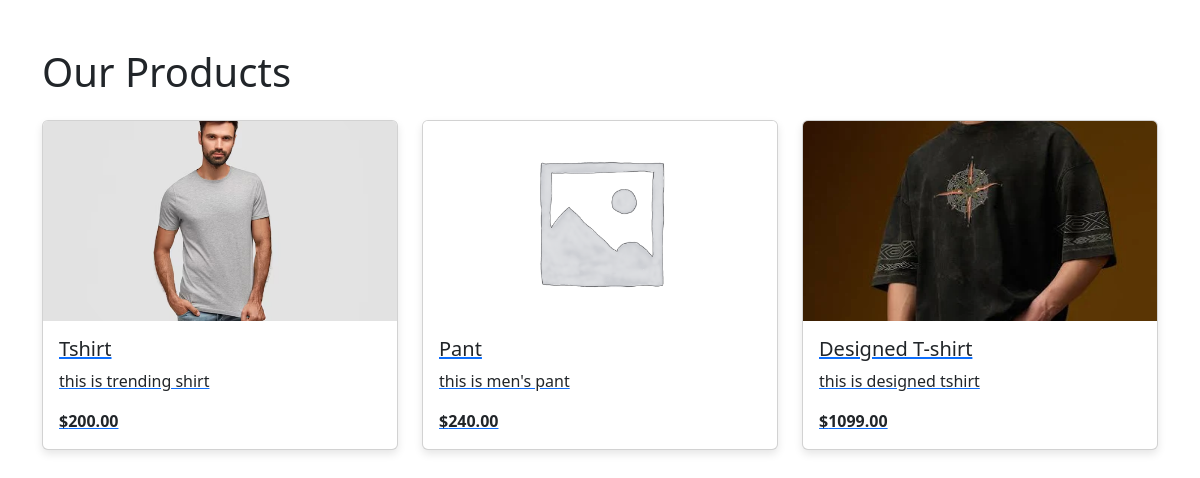
The app's page /shop/ with its own data.
### shop/models.py (models this page shows, shortened)
class Product(models.Model):
    name = models.CharField(max_length=100)
    description = models.TextField(blank=True)
    quantity = models.IntegerField(default='0')
    price = models.DecimalField(max_digits=10, decimal_places=2)
    thumbnail = models.ImageField(upload_to="images", null=True, width_field="image_width",
                              height_field="image_height")
    image_width = models.PositiveIntegerField(null=True, blank=True, editable=False)
    image_height = models.PositiveIntegerField(null=True, blank=True, editable=False)
    created_at = models.DateTimeField(auto_now_add=True)

### shop/views.py (the view)
# urls.py: path('', include('shop.urls')),
def shop(request):
    products = Product.objects.order_by('created_at')
    context = {'title':'shop',"products": products}
    return render(request, 'shop/products_list.html', context)

### templates/shop/products_list.html
{% extends 'shop/base.html' %}
{% load static %}
{% block content %} {% for product in products %}
<div class="col-md-4 mb-4">
  <a href="{% url 'singleProduct' pk=product.pk %}">
    <div class="card h-100">
      {% if product.thumbnail %}
      <img
        src="{{ product.thumbnail.url }}"
        class="card-img-top"
        alt="{{ product.name }}"
      />
      {% else %}
      <img
        src="{% static 'img/product-placeholder.png' %}"
        class="card-img-top"
        alt="{{ product.name }}"
      />
      {% endif %}
      <div class="card-body">
        <h5 class="card-title">{{ product.name }}</h5>
        <p class="card-text">{{ product.description|truncatewords:20 }}</p>
        <p class="card-text"><strong>${{ product.price }}</strong></p>
      </div>
    </div>
  </a>
</div>
{% empty %}
<p>No products available.</p>
{% endfor %} {% endblock %}

### templates/shop/base.html (shortened to what this page needs)
{% load static %}
<!DOCTYPE html>
<html>
  <head>
    <link rel="stylesheet" href="{% static 'css/product.css' %}" />
    <link
      rel="stylesheet"
      href="https://cdn.jsdelivr.net/npm/bootstrap@5.3.3/dist/css/bootstrap.min.css"
    />
  </head>
  <body>
    <div class="container mt-5">
      <h1 class="mb-4">Our Products</h1>
      <div class="row">
        {% block content %}
        {% endblock %}
    </div>
    </div>
  </body>
</html>

### shop/static/css/product.css (style rules this page uses)
a { text-decoration: none; }
.card { border-radius: 10px; box-shadow: 0 4px 8px rgba(0,0,0,0.1); transition: transform 0.2s; }
.card-img-top { max-height: 200px; object-fit: cover; }

### records on screen
Product: thumbnail (picture), name "Tshirt", description "this is trending shirt", price "200.00"
Product: name "Pant", description "this is men's pant", price "240.00"
Product: thumbnail (picture), name "Designed T-shirt", description "this is designed tshirt", price "1099.00"
